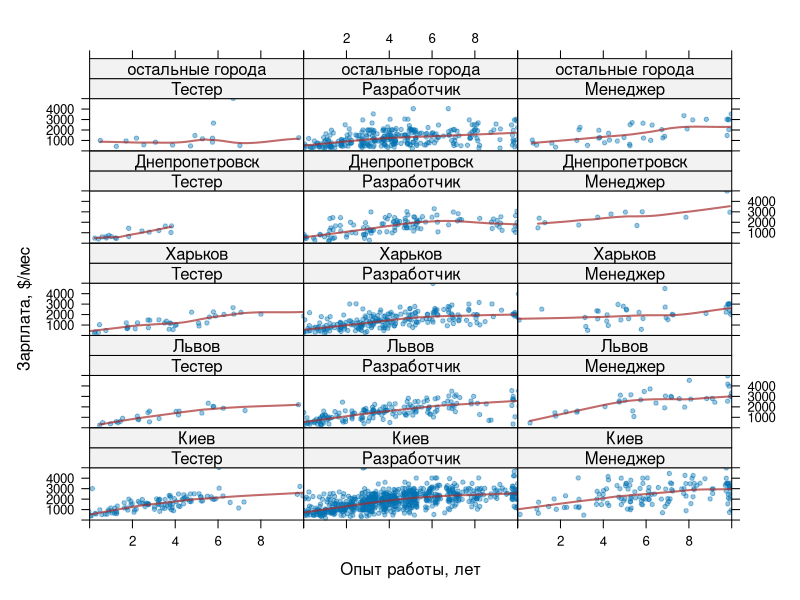
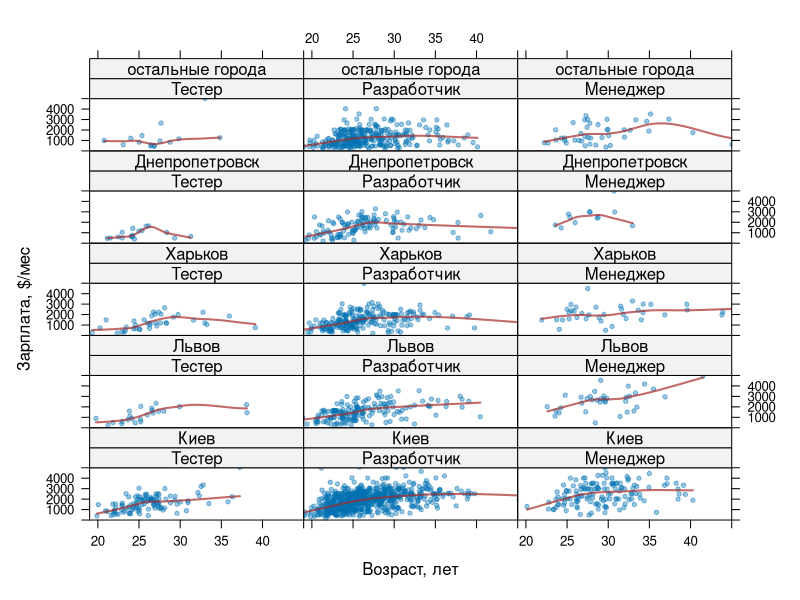
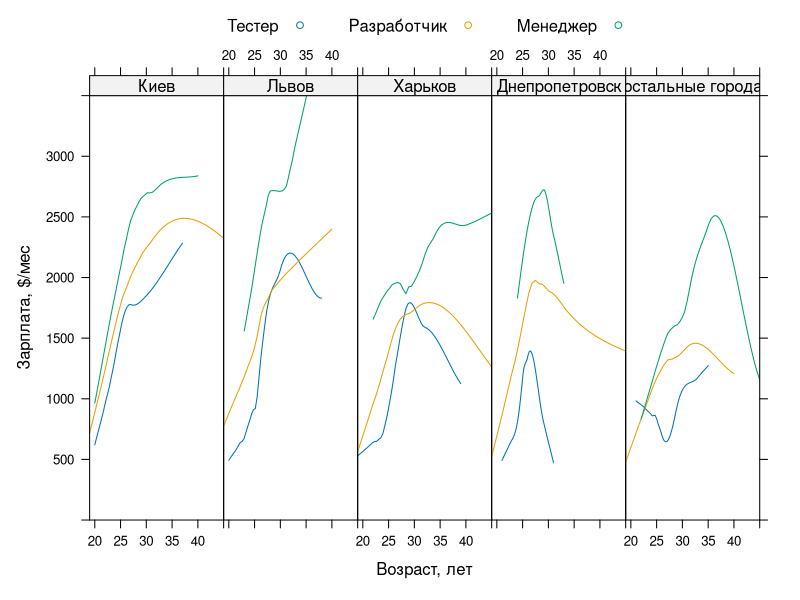
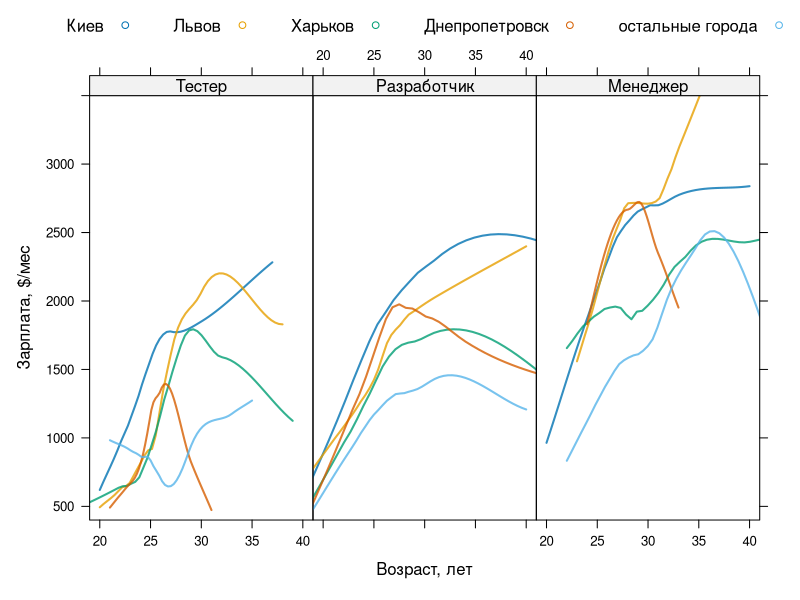

The R source for these figures, in order:
#!/usr/bin/env Rscript

dd <- read.csv("data/2011_may_final.csv")

dd <- dd[dd$cls != "",]

dd$cls <- factor(dd$cls,
  levels=c("QA", "DEV", "PM"),
  labels=c("Тестер", "Разработчик", "Менеджер"))

dd$loc <- factor(dd$loc,
  levels=c("Киев", "Львов", "Харьков", "Днепр.", "other"),
  labels=c("Киев", "Львов", "Харьков", "Днепропетровск", "остальные города"))

dd$salaryJitter <- dd$salary  + runif(length(dd$salary ), -50, 50)
dd$expJitter    <- dd$exp     + runif(length(dd$exp    ), -.3, .3)
dd$ageJitter    <- dd$Возраст + runif(length(dd$Возраст), -.5, .5)

################################################################

library(lattice)

png(filename="reports/may2011/salary.%03d.png",
    width=1024, height=1024, res=90)

panel.scatter.loess <- function(x,y) {
  panel.xyplot(x, y, alpha=0.4, pch=20)
  panel.loess(x, y, col="brown", lwd=2, alpha=0.7)
}

xyplot(salaryJitter ~ expJitter | cls + loc, data=dd,
       xlim=c(0, 10), ylim=c(0,5000),
       panel=panel.scatter.loess,
       xlab="Опыт работы, лет", ylab="Зарплата, $/мес")

xyplot(salaryJitter ~ ageJitter | cls + loc, data=dd,
       xlim=c(19, 45), ylim=c(0,5000),
       panel=panel.scatter.loess,
       xlab="Возраст, лет", ylab="Зарплата, $/мес")

png(filename="reports/may2011/salary-curve.%03d.png",
    width=1024, height=320, res=90)

xyplot(salary ~ Возраст | loc, groups=cls, data=dd,
       layout=c(5,1), auto.key=list(columns=3),
       panel=panel.superpose, panel.groups=panel.loess,
       xlim=c(19, 45), ylim=c(0,3500),
       xlab="Возраст, лет", ylab="Зарплата, $/мес")

xyplot(salary ~ Возраст | cls, groups=loc, data=dd,
       panel=panel.superpose, panel.groups=panel.loess,
       layout=c(3,1), auto.key=list(columns=5), lwd=2, alpha=0.8,
       xlim=c(19, 41), ylim=c(400,3500),
       xlab="Возраст, лет", ylab="Зарплата, $/мес")

invisible(dev.off())

